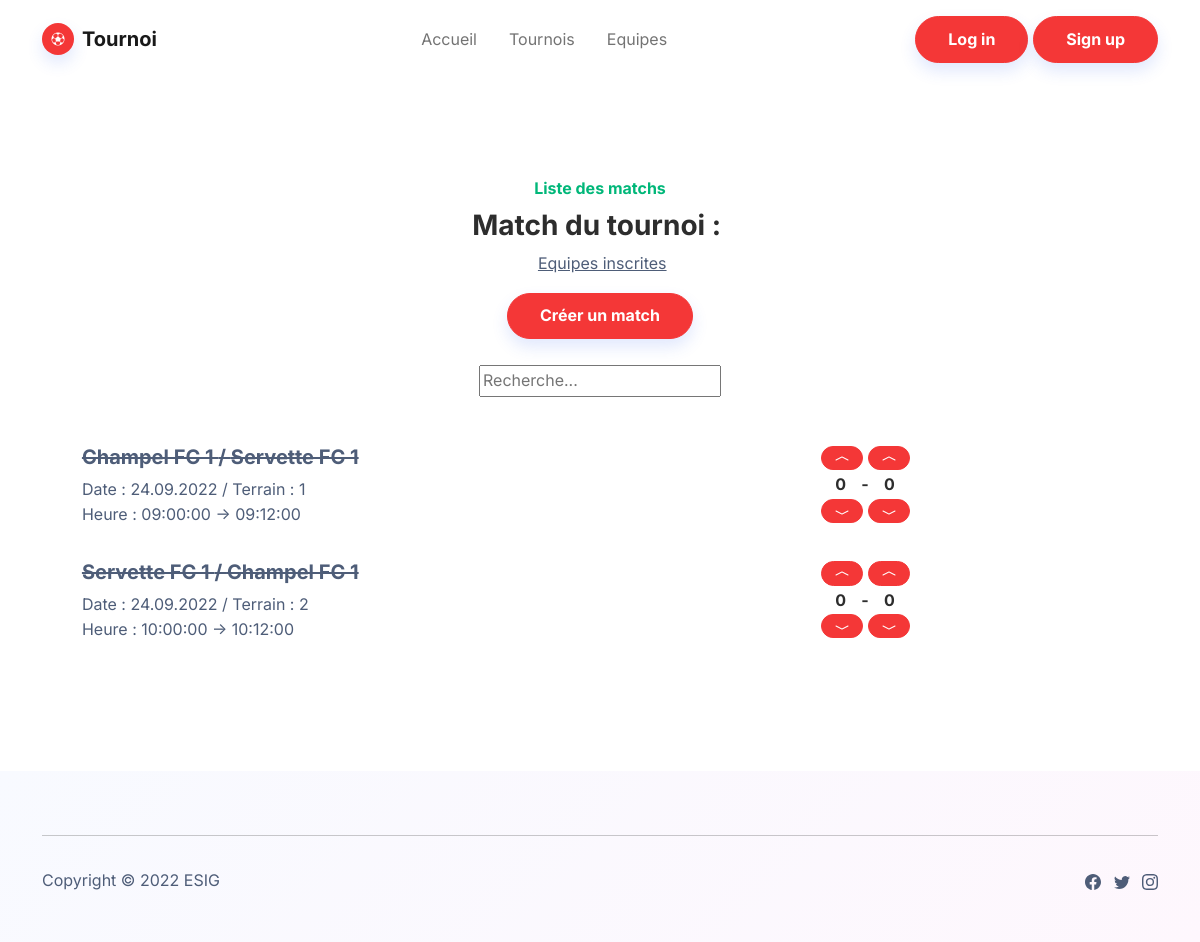
The app's page /match.php?id_tournoi=1, older data.
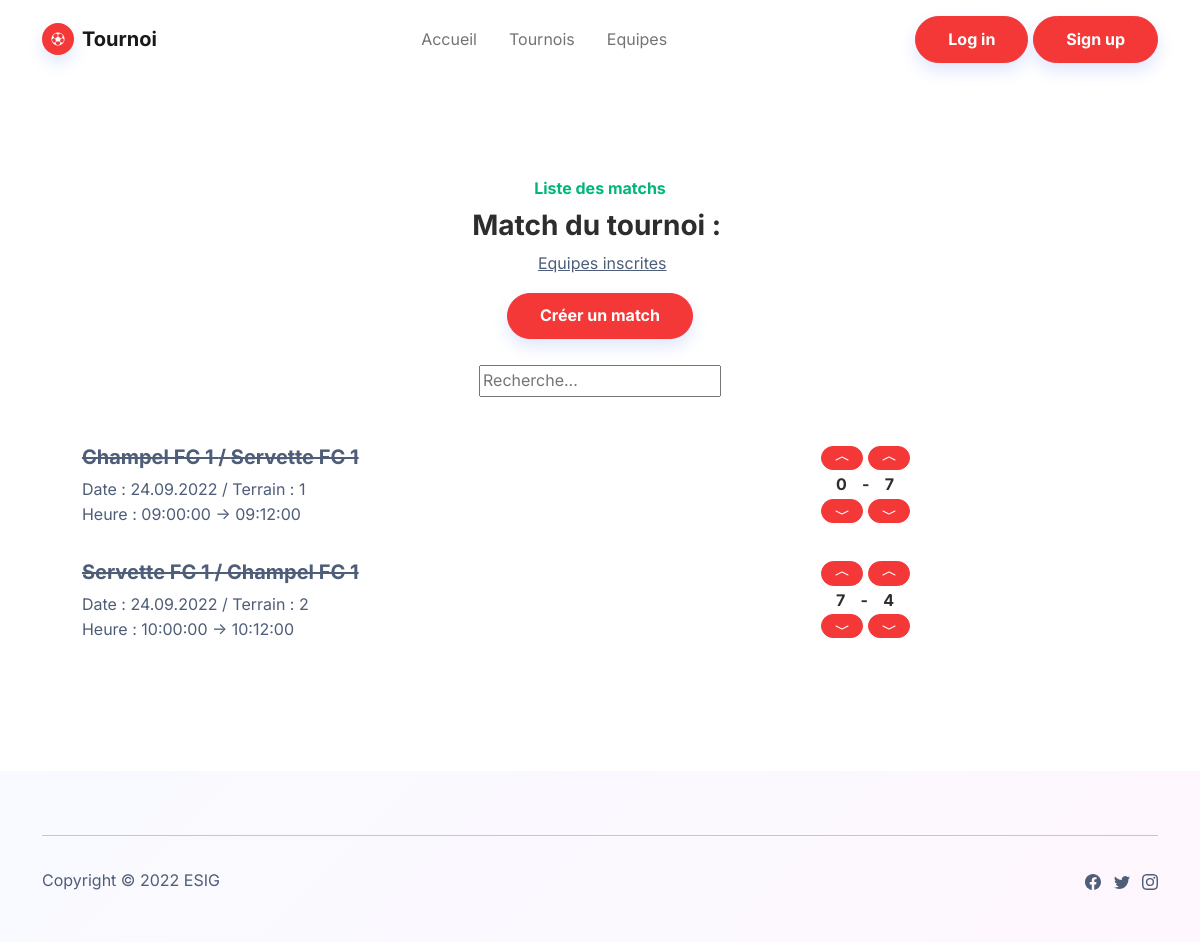
The same page, newer data.
### tables this page shows
CREATE TABLE `Matchs` (
  `ID_Match` int(5) NOT NULL,
  `Date_Match` date NOT NULL,
  `Heure_Debut_Match` time NOT NULL,
  `Heure_Fin_Match` time NOT NULL,
  `Duree_Match` int(3) NOT NULL,
  `Type_Match` varchar(25) NOT NULL,
  `But_Local_Match` int(3) NOT NULL,
  `But_Visiteur_Match` int(3) NOT NULL,
  `FK_ID_Local` int(5) NOT NULL,
  `FK_ID_Visiteur` int(5) NOT NULL,
  `FK_ID_Groupe` int(5) DEFAULT NULL,
  `FK_ID_Tournoi` int(5) NOT NULL,
  `FK_ID_Terrain` int(5) NOT NULL
);

CREATE TABLE `Equipe` (
  `ID_Equipe` int(5) NOT NULL,
  `Nom_Equipe` varchar(50) NOT NULL,
  `Degres_Equipe` varchar(5) NOT NULL,
  `FK_ID_Club` int(5) NOT NULL,
  `FK_ID_Groupe` int(5) NOT NULL
);

### functions/steven_fonctions.php (the view, shortened to what this page needs)
<?php
function afficherMatch($tournoi)
{
    foreach (selectAllMatchTournoi($tournoi) as $t) {
        echo "<div class=\"equipe\">";
        echo "<div class=\"row row-cols-1 row-cols-md-2 mx-auto\" style=\"max-width: 95%;\">";
        echo "<div class=\"col text-center d-l-flex order-md-last justify-content-l-center align-items-l-center mb-2\">";
        echo "<button type=\"submit\" class=\"btn btn-primary btn-sm\" name=\"submit\" style=\"padding: 0px 12px !important;\" value=\"" . $t['ID_Match'] . "-U-L\">
            <svg xmlns=\"http://www.w3.org/2000/svg\" width=\"16\" height=\"16\" fill=\"currentColor\" class=\"bi bi-chevron-compact-up\" viewBox=\"0 0 16 16\">
            <path fill-rule=\"evenodd\" d=\"M7.776 5.553a.5.5 0 0 1 .448 0l6 3a.5.5 0 1 1-.448.894L8 6.56 2.224 9.447a.5.5 0 1 1-.448-.894l6-3z\"/>
            </svg></button>";
        echo "<button type=\"submit\" class=\"btn btn-primary btn-sm\" name=\"submit\" style=\"padding: 0px 12px !important; margin-left: 1% !important;\" value=\"" . $t['ID_Match'] . "-U-V\">
            <svg xmlns=\"http://www.w3.org/2000/svg\" width=\"16\" height=\"16\" fill=\"currentColor\" class=\"bi bi-chevron-compact-up\" viewBox=\"0 0 16 16\">
            <path fill-rule=\"evenodd\" d=\"M7.776 5.553a.5.5 0 0 1 .448 0l6 3a.5.5 0 1 1-.448.894L8 6.56 2.224 9.447a.5.5 0 1 1-.448-.894l6-3z\"/>
            </svg></button>";
        echo "<h6 class=\"fw-bold text-center\" style=\"margin-bottom: 0.5% !important; margin-top: 1% !important;\">" . $t['But_Local_Match'] . "&nbsp&nbsp &nbsp-&nbsp &nbsp&nbsp" . $t['But_Visiteur_Match'] . "</h6></a>
            <button type=\"submit\" class=\"btn btn-primary btn-sm\" name=\"submit\" style=\"padding: 0px 12px !important;\" value=\"" . $t['ID_Match'] . "-D-L\">
            <svg xmlns=\"http://www.w3.org/2000/svg\" width=\"16\" height=\"16\" fill=\"currentColor\" class=\"bi bi-chevron-compact-down\" viewBox=\"0 0 16 16\">
            <path fill-rule=\"evenodd\" d=\"M1.553 6.776a.5.5 0 0 1 .67-.223L8 9.44l5.776-2.888a.5.5 0 1 1 .448.894l-6 3a.5.5 0 0 1-.448 0l-6-3a.5.5 0 0 1-.223-.67z\"/>
            </svg></button>";
        echo "<button type=\"submit\" class=\"btn btn-primary btn-sm\" name=\"submit\" style=\"padding: 0px 12px !important; margin-left: 1% !important;\" value=\"" . $t['ID_Match'] . "-D-V\">
            <svg xmlns=\"http://www.w3.org/2000/svg\" width=\"16\" height=\"16\" fill=\"currentColor\" class=\"bi bi-chevron-compact-down\" viewBox=\"0 0 16 16\">
            <path fill-rule=\"evenodd\" d=\"M1.553 6.776a.5.5 0 0 1 .67-.223L8 9.44l5.776-2.888a.5.5 0 1 1 .448.894l-6 3a.5.5 0 0 1-.448 0l-6-3a.5.5 0 0 1-.223-.67z\"/>
            </svg></button>";
        echo "</div>";
        echo "<div class=\"col d-md-flex align-items-md-end align-items-lg-center mb-2\">";
        echo "<div id=\"container\">";
        echo "<a href=\"modifier_match.php?id_match=" . $t['ID_Match'] . "\">";
        if ($t['Actif_Match'] == 1)
            echo "<h5 class=\"fw-bold\" id=\"h5Texte\">" . returnNameEquipe($t['FK_ID_Local']) . " / " . returnNameEquipe($t['FK_ID_Visiteur']) . "</h5></a>";
        else
            echo "<strike><h5 class=\"fw-bold\" id=\"h5Texte\">" . returnNameEquipe($t['FK_ID_Local']) . " / " . returnNameEquipe($t['FK_ID_Visiteur']) . "</h5></a></strike>";
        echo "<p class=\"text-muted mb-4\">Date : " . date("d.m.Y", strtotime($t['Date_Match'])) . " / Terrain : " . $t['FK_ID_Terrain'] . "&nbsp;<br>
            Heure : " . $t['Heure_Debut_Match'] . "&nbsp;-> " . $t['Heure_Fin_Match'] . "&nbsp;<br></p>";
        echo "</div></div></div></div>";
    }
}
function selectAllMatchTournoi($id_tournoi)
{
    try {
        $db = connectDB();
        $sql = "SELECT * FROM `Matchs` WHERE `FK_ID_Tournoi` = " . $id_tournoi . " ORDER BY `Date_Match`, `Heure_Debut_Match` ASC";
        $request = $db->prepare($sql);
        $request->execute();
        return $request->fetchAll(PDO::FETCH_ASSOC);
    } catch (\Throwable $e) {
        debug($e->getMessage());
    }
}
function returnNameEquipe($id_equipe)
{
    $nom = "Non existant";
    foreach (selectEquipeWithID($id_equipe) as $equipe) {
        $nom = $equipe['Nom_Equipe'];
    }
    return $nom;
}
function selectEquipeWithID($id_equipe)
{
    try {
        $db = connectDB();
        $sql = "SELECT * FROM `Equipe` WHERE `ID_Equipe` = " . $id_equipe . ";";
        $request = $db->prepare($sql);
        $request->execute();
        return $request->fetchAll(PDO::FETCH_ASSOC);
    } catch (\Throwable $e) {
        debug($e->getMessage());
    }
}

Row changes from the older to the newer data that the page shows:
changed matchs (number 1 of 2 on the later page): But_Visiteur_Match "0" → "7"
changed matchs (number 2 of 2 on the later page): But_Local_Match "0" → "7"; But_Visiteur_Match "0" → "4"
